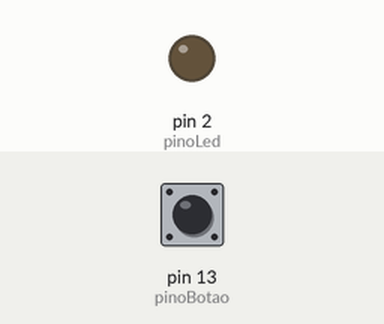
Recording of a sketch running on a simulated Arduino Uno, built with avr-gcc and run on an emulated ATmega328P. Parts: output pins drawn as LEDs (lit = HIGH). Inputs (shaded band) come from the test bench; at power-on: pin 13 (pinoBotao) LOW.

Above: at 1.2 s.
1.3 s: pin 13 (pinoBotao) pulled HIGH for 0.15 s
At 1.9 s:
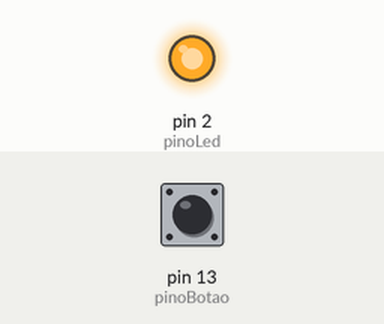
4.4 s: pin 13 (pinoBotao) pulled HIGH for 3.2 s
Timing chart, 0 to 12.6 s (numbered marks = the images above; inputs shaded):
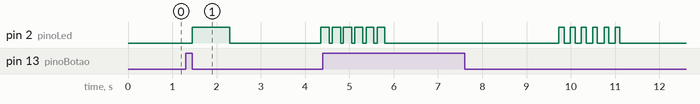

The sketch:

Lab3.ino
```cpp
const int pinoLed = 2;
const int pinoBotao = 13;
int estadoBotao = 0;

enum Estados { AGUARDANDO, LED_ACESO, LED_APAGADO, PISCANDO, FINALIZANDO };
Estados estado = AGUARDANDO;

volatile bool botaoPressionado = false;
volatile bool temporizadorExpirado = false;

unsigned long millisAnterior = 0;
int contagemPiscadas = 0;  // Contador para o número de piscadas

const unsigned long intervaloTemporizador = 250;  // Intervalo do temporizador em milissegundos

void setup() {
  pinMode(pinoLed, OUTPUT);
  pinMode(pinoBotao, INPUT);

  // Configurar a interrupção para o pino do botão
  attachInterrupt(digitalPinToInterrupt(pinoBotao), botaoInterrupcao, RISING);

  // Configurar o temporizador
  setupTemporizador();
}

void loop() {
  unsigned long millisAtual = millis();

  // Verificar se o temporizador expirou
  if (temporizadorExpirado) {
    temporizadorExpirado = false;

    switch (estado) {
      case PISCANDO:
        digitalWrite(pinoLed, !digitalRead(pinoLed)); // Inverter o estado do LED
        break;
    }
  }

  // Restante do seu código permanece inalterado
  switch (estado) {
    case AGUARDANDO:
      estadoBotao = digitalRead(pinoBotao);
      if (estadoBotao == HIGH) {
        delay(50); // Debounce
        while(digitalRead(pinoBotao) == HIGH); // Espera liberar
        estado = LED_ACESO;
        millisAnterior = millisAtual;
      }
      break;

    case LED_ACESO:
      digitalWrite(pinoLed, HIGH);
      if (millisAtual - millisAnterior >= 1000) {
        estado = LED_APAGADO;
        millisAnterior = millisAtual;
      }
      break;

    case LED_APAGADO:
      digitalWrite(pinoLed, LOW);
      if (millisAtual - millisAnterior >= 2000) {
        estado = PISCANDO;
        millisAnterior = millisAtual;
      }
      break;

    case PISCANDO:
      if ((millisAtual - millisAnterior >= 250) && (contagemPiscadas < 6)) {
        digitalWrite(pinoLed, !digitalRead(pinoLed)); // Inverte o estado do LED
        millisAnterior = millisAtual;
        contagemPiscadas++;
      }
      if (contagemPiscadas >= 6) {
        contagemPiscadas = 0; // Reinicia o contador de piscadas
        estado = FINALIZANDO;
      }
      break;

    case FINALIZANDO:
      digitalWrite(pinoLed, LOW);
      estado = AGUARDANDO;
      break;
  }
}

// Função de interrupção para o botão
void botaoInterrupcao() {
  botaoPressionado = true;
}

// Configurar o temporizador
void setupTemporizador() {
  noInterrupts();  // Desabilitar interrupções durante a configuração

  // Configurar o temporizador 1 (para Arduino Uno)
  TCCR1A = 0;      // Modo normal
  TCCR1B = 0;      // Limpar registrador de controle
  TCNT1 = 0;       // Zerar contador

  // Calcular o valor para OCR1A (com base no clock do Arduino Uno de 16MHz)
  OCR1A = (intervaloTemporizador * 16) - 1;

  // Configurar o temporizador para operar no modo CTC (Clear Timer on Compare Match)
  TCCR1B |= (1 << WGM12);

  // Selecionar o prescaler (1024 para intervalo de 250ms)
  TCCR1B |= (1 << CS12) | (1 << CS10);

  // Habilitar a interrupção de comparação A
  TIMSK1 |= (1 << OCIE1A);

  interrupts();  // Habilitar interrupções após a configuração
}

// Rotina de interrupção para o temporizador
ISR(TIMER1_COMPA_vect) {
  temporizadorExpirado = true;
}
```

Measured:
- after the input at 1.3 s, pin 2 (pinoLed): LOW → HIGH after 0.15 s, → LOW 0.85 s later, → HIGH 2.1 s later
